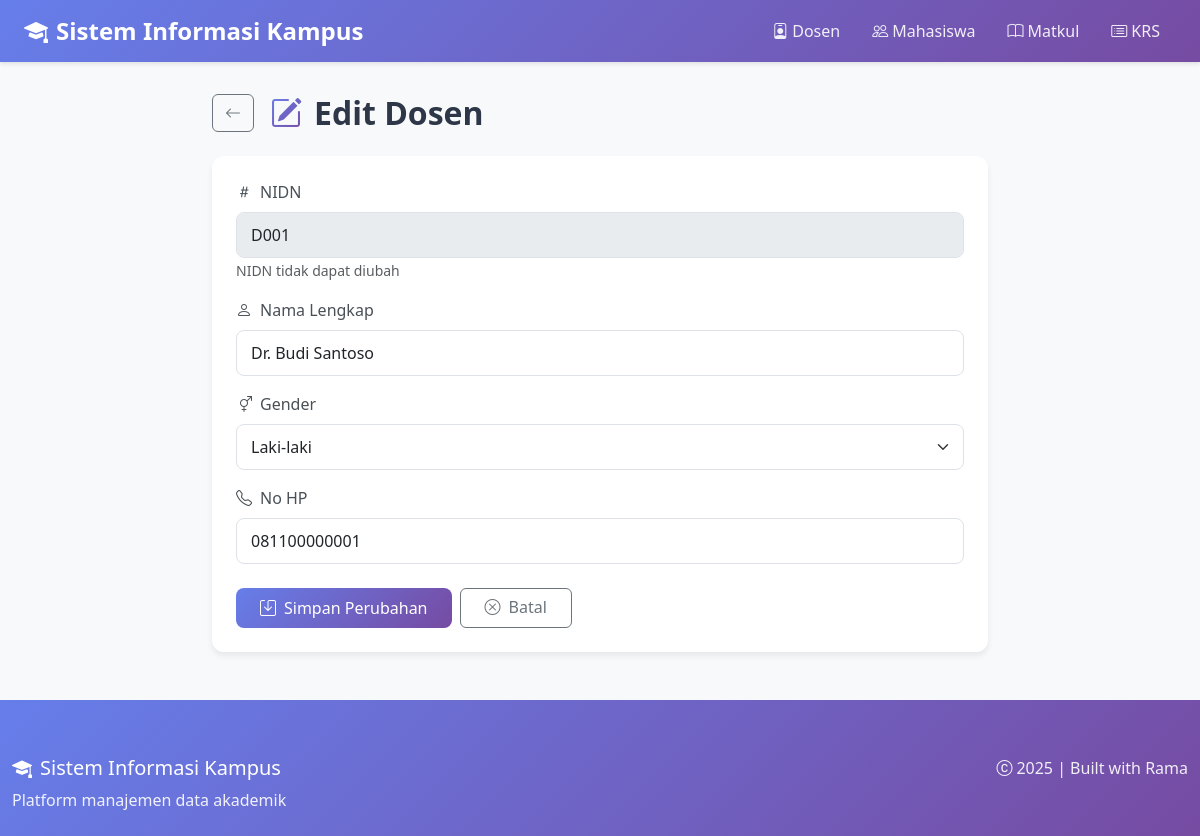
Screenshot of /dosen/edit.php?nidn=D001 with the database file from the repository.
### tables this page shows
CREATE TABLE dosen (
    nidn VARCHAR(23) PRIMARY KEY,
    nama VARCHAR(255) NOT NULL,
    gender CHAR(1) CHECK (gender IN ('L', 'P')),
    no_hp VARCHAR(15)
);

### src/dosen/edit.php (the view, shortened to what this page needs)
<?php
require_once __DIR__ . '/../config/db.php';
require_once __DIR__ . '/../header.php';
$nidn = $_GET['nidn'] ?? null;
$stmt = $pdo->prepare('SELECT * FROM dosen WHERE nidn = ?');
$stmt->execute([$nidn]);
$row = $stmt->fetch();
?>
<div class="row justify-content-center">
  <div class="col-lg-8">
    <div class="d-flex align-items-center mb-4">
      <a href="index.php" class="btn btn-outline-secondary me-3">
        <i class="bi bi-arrow-left"></i>
      </a>
      <h2 class="page-title mb-0">
        <i class="bi bi-pencil-square"></i>
        Edit Dosen
      </h2>
    </div>
    <div class="card">
      <div class="card-body p-4">
        <form method="post">
          <div class="mb-3">
            <label class="form-label"><i class="bi bi-hash me-2"></i>NIDN</label>
            <input class="form-control" value="<?=htmlspecialchars($row['nidn'])?>" disabled>
            <small class="text-muted">NIDN tidak dapat diubah</small>
          </div>
          <div class="mb-3">
            <label class="form-label"><i class="bi bi-person me-2"></i>Nama Lengkap</label>
            <input class="form-control" name="nama" value="<?=htmlspecialchars($row['nama'])?>" required>
          </div>
          <div class="mb-3">
            <label class="form-label"><i class="bi bi-gender-ambiguous me-2"></i>Gender</label>
            <select class="form-select" name="gender">
              <option value="L" <?=($row['gender']=='L'?'selected':'')?>>Laki-laki</option>
            </select>
          </div>
          <div class="mb-4">
            <label class="form-label"><i class="bi bi-telephone me-2"></i>No HP</label>
            <input class="form-control" name="no_hp" value="<?=htmlspecialchars($row['no_hp'])?>">
          </div>
          <div class="d-flex gap-2">
            <button class="btn btn-primary px-4">
              <i class="bi bi-save me-2"></i>Simpan Perubahan
            </button>
            <a class="btn btn-outline-secondary px-4" href="index.php">
              <i class="bi bi-x-circle me-2"></i>Batal
            </a>
          </div>
        </form>
      </div>
    </div>
  </div>
</div>
<?php require_once __DIR__ . '/../footer.php'; ?>

### src/header.php (style rules this page uses)
:root { --primary-gradient: linear-gradient(135deg, #667eea 0%, #764ba2 100%); --card-shadow: 0 4px 6px rgba(0,0,0,0.07); --hover-shadow: 0 8px 16px rgba(0,0,0,0.12); }
body { background: #f8f9fa; font-family: 'Segoe UI', Tahoma, Geneva, Verdana, sans-serif; }
.card { border: none; border-radius: 12px; box-shadow: var(--card-shadow); transition: all 0.3s; }
.btn-primary { background: linear-gradient(135deg, #667eea 0%, #764ba2 100%); border: none; border-radius: 8px; padding: 0.5rem 1.25rem; font-weight: 500; transition: all 0.3s; }
.form-label { font-weight: 500; color: #495057; margin-bottom: 0.5rem; }
.form-control, .form-select { border-radius: 8px; border: 1px solid #dee2e6; padding: 0.625rem 0.875rem; transition: all 0.3s; }
.page-title { color: #2d3748; font-weight: 700; margin-bottom: 1.5rem; display: flex; align-items: center; gap: 0.75rem; }
.page-title i { font-size: 2rem; background: var(--primary-gradient); -webkit-background-clip: text; -webkit-text-fill-color: transparent; background-clip: text; }

### rows the page displays
dosen: nidn "D001", nama "Dr. Budi Santoso", gender "Laki-laki", no_hp "081100000001"
